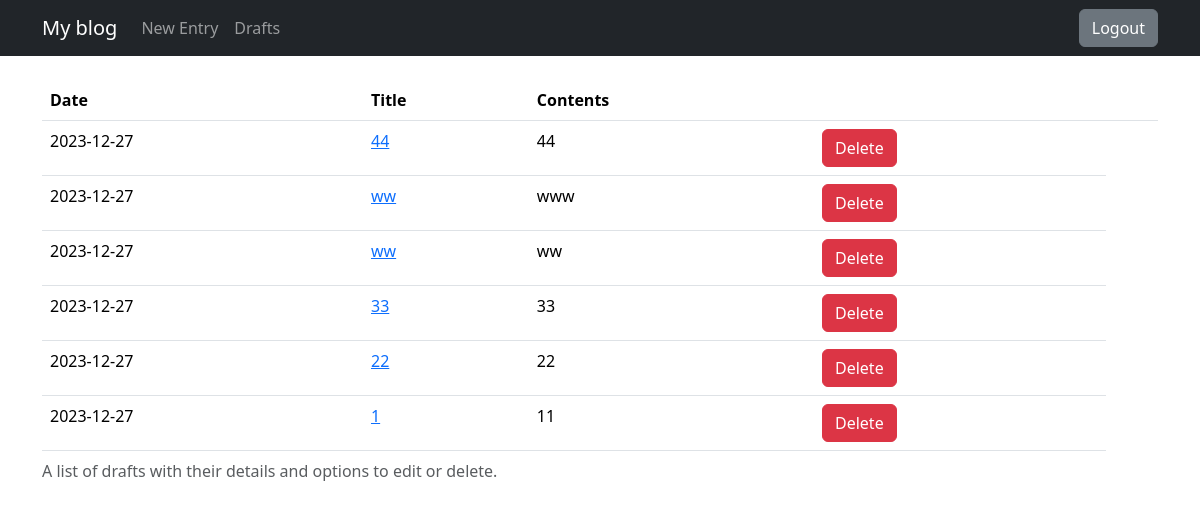
Before: /drafts/ (signed in) with the older database file.
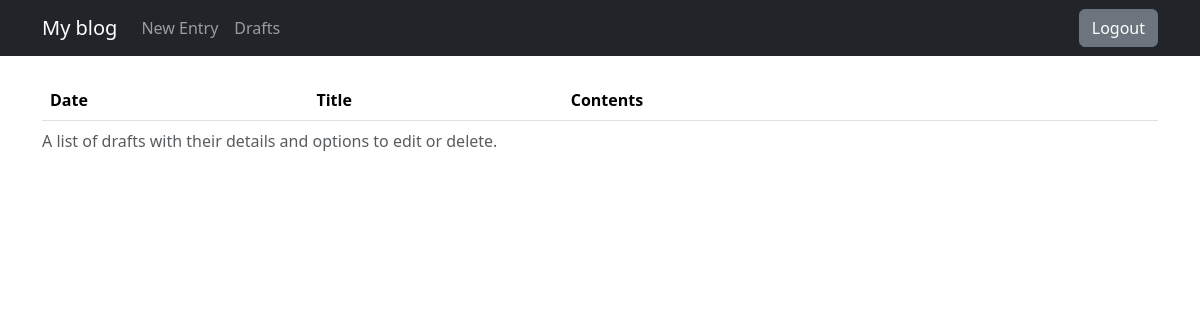
After: the same page with the newer database file.
### blog/models.py (models this page shows)
class Entry(db.Model):
    id = db.Column(db.Integer, primary_key=True)
    title = db.Column(db.String(80), nullable=False)
    body = db.Column(db.Text, nullable=False)
    pub_date = db.Column(db.DateTime, nullable=False,
                         default=datetime.datetime.utcnow)
    is_published = db.Column(db.Boolean, default=False)

### blog/routes.py (the view)
@app.route("/drafts/", methods=['GET'])
@login_required
def list_drafts():
    drafts = Entry.query.filter_by(is_published=False).order_by(Entry.pub_date.desc())
    return render_template("drafts.html", drafts=drafts)

### blog/routes.py (called while the page is built)
def login_required(view_func):
    @functools.wraps(view_func)
    def check_permissions(*args, **kwargs):
        if session.get('logged_in'):
            return view_func(*args, **kwargs)
        return redirect(url_for('login', next=request.path))
    return check_permissions

### blog/templates/drafts.html
{% extends "base.html" %}
{% block content %}
<table class="table">
   <caption>A list of drafts with their details and options to edit or delete.</caption>
   <thead>
     <tr>
       <th scope="col">Date</th>
       <th scope="col">Title</th>
       <th scope="col">Contents</th>
       <th scope="col"></th>
       <th scope="col"></th>
     </tr>
   </thead>
   <tbody>
       {% for post in drafts %}
     <tr>
       <td>
           {{ post.pub_date.strftime('%Y-%m-%d') }}
       </td>
       <td>
           <a href="{{ url_for('edit_or_create_entry', entry_id=post.id) }}">
               {{ post.title }}
           </a>
       </td>
       <td>{{ post.body|truncate(100, true) }}</td>
       <td>
           <form action="{{ url_for('delete_entry', entry_id=post.id) }}" method="POST"
                 onsubmit="return confirm('Are you sure you want to delete this entry?');">
               <button type="submit" class="btn btn-danger">Delete</button>
           </form>
       </td>
     </tr>
     {% endfor %}
   </tbody>
 </table>
{% endblock %}

### blog/templates/base.html (shortened to what this page needs)
<!doctype html>
<html lang="en">
<head>
    <link href="https://cdn.jsdelivr.net/npm/bootstrap@5.3.2/dist/css/bootstrap.min.css"
          rel="stylesheet"
>
</head>
<body>
    <nav class="navbar navbar-expand-md navbar-dark bg-dark fixed-top">
        <div class="container">
            <a class="navbar-brand" href="{{ url_for('index') }}">My blog</a>
            <div class="collapse navbar-collapse justify-content-between" id="navbarNav">
                <ul class="navbar-nav">
                    <li class="nav-item">
                        <a class="nav-link" href="{{ url_for('edit_or_create_entry') }}">New Entry</a>
                    </li>
                    <li class="nav-item">
                        <a class="nav-link" href="{{ url_for('list_drafts') }}">Drafts</a>
                    </li>
                </ul>
                    {% if session.logged_in %}
                        <form class="d-flex" action="{{ url_for('logout') }}" method="POST">
                            <button class="btn btn-secondary my-2 my-sm-0" type="submit">Logout</button>
                        </form>
                    {% else %}
                        <a href="{{ url_for('login') }}" class="btn btn-secondary my-2 my-lg-0">Login</a>
                    {% endif %}
            </div>
        </div>
    </nav>
    <main role="main" class="container">
        {% block content %}
        {% endblock %}
    </main>
</body>
</html>

### blog/templates/base.html (style rules this page uses)
body { padding-top: 5rem; }

Changed rows visible on the page:
removed Entry: pub_date "2023-12-27", title "44", body "44"
removed Entry: pub_date "2023-12-27", title "ww", body "www"
removed Entry: pub_date "2023-12-27", title "ww", body "ww"
removed Entry: pub_date "2023-12-27", title "33", body "33"
removed Entry: pub_date "2023-12-27", title "22", body "22"
removed Entry: pub_date "2023-12-27", title "1", body "11"
